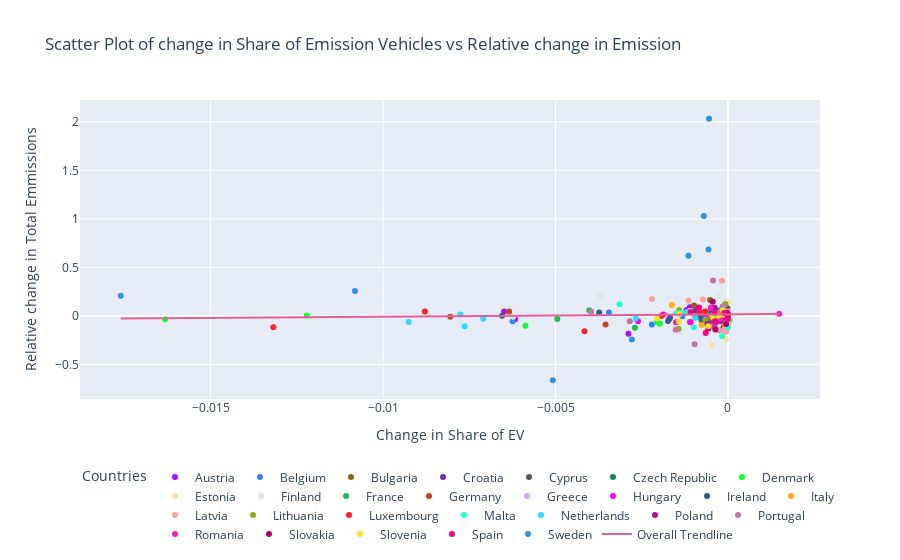

The notebook cell saved with this chart:
### Code cell
# To make sure there are enough different colors for each country
colors = pc.qualitative.Alphabet + pc.qualitative.Dark24 + pc.qualitative.Light24

# Plot the scatter to answer sub question 1
fig = px.scatter(
    df_cleaned,
    x='share_ev_diff',
    y='emmission_norm',
    color='geo',
    labels={'share_ev_diff': 'Change in Share of EV', 'emmission_norm': 'Relative change in Total Emmissions', 'geo':'Countries'},
    trendline='ols',
    title="Scatter Plot of change in Share of Emission Vehicles vs Relative change in Emission",
    color_discrete_sequence=colors,
    trendline_scope='overall'
)

fig.update_layout(
    legend=dict(
        orientation="h",
        yanchor="bottom",
        y=-0.5
    )
)

fig.show()

### Figure 1 — Plotly figure (JSON) as saved in the notebook; plotly's stock layout.template omitted (floating-point values rounded to 4 significant figures; data arrays with more than 128 entries replaced by an {"elided": "..."} marker saying what was removed)
{"data": [{"hovertemplate": "Countries=Austria<br>Change in Share of EV=%{x}<br>Relative change in Total Emmissions=%{y}<extra></extra>", "legendgroup": "Austria", "marker": {"color": "#AA0DFE", "symbol": "circle"}, "mode": "markers", "name": "Austria", "orientation": "v", "showlegend": true, "type": "scatter", "x": [-0.0003392, -0.0008234, -0.001104, -0.001201, -0.001678, -0.002883, -0.00617, -0.006492], "xaxis": "x", "y": [0.04511, 0.00181, 0.09039, 0.0597, -0.01635, -0.1836, -0.03505, 0.04539], "yaxis": "y"}, {"hovertemplate": "Countries=Belgium<br>Change in Share of EV=%{x}<br>Relative change in Total Emmissions=%{y}<extra></extra>", "legendgroup": "Belgium", "marker": {"color": "#3283FE", "symbol": "circle"}, "mode": "markers", "name": "Belgium", "orientation": "v", "showlegend": true, "type": "scatter", "x": [-0.0001851, -0.0003232, -0.0003946, -0.0005599, -0.001321, -0.002206, -0.003451, -0.006244], "xaxis": "x", "y": [0.04333, -0.0119, 0.00359, 0.004128, -0.004398, -0.08905, 0.03414, -0.0555], "yaxis": "y"}, {"hovertemplate": "Countries=Bulgaria<br>Change in Share of EV=%{x}<br>Relative change in Total Emmissions=%{y}<extra></extra>", "legendgroup": "Bulgaria", "marker": {"color": "#85660D", "symbol": "circle"}, "mode": "markers", "name": "Bulgaria", "orientation": "v", "showlegend": true, "type": "scatter", "x": [-9.099e-06, -1.052e-05, -7.02e-05, -0.0001174, -0.0001627, -0.0002555, -0.000516, -0.0009822], "xaxis": "x", "y": [0.07233, -0.07787, 0.02885, -0.08011, -0.02809, -0.1447, 0.1629, 0.1075], "yaxis": "y"}, {"hovertemplate": "Countries=Croatia<br>Change in Share of EV=%{x}<br>Relative change in Total Emmissions=%{y}<extra></extra>", "legendgroup": "Croatia", "marker": {"color": "#782AB6", "symbol": "circle"}, "mode": "markers", "name": "Croatia", "orientation": "v", "showlegend": true, "type": "scatter", "x": [-8.223e-05, -4.2e-05, -2.85e-05, -9.805e-05, -0.0001437, -0.0003316, -0.0009056, -0.0009506], "xaxis": "x", "y": [0.0326, 0.02761, 0.08226, -0.0676, -0.01138, -0.06392, 0.009114, 0.04935], "yaxis": "y"}, {"hovertemplate": "Countries=Cyprus<br>Change in Share of EV=%{x}<br>Relative change in Total Emmissions=%{y}<extra></extra>", "legendgroup": "Cyprus", "marker": {"color": "#565656", "symbol": "circle"}, "mode": "markers", "name": "Cyprus", "orientation": "v", "showlegend": true, "type": "scatter", "x": [-1.581e-05, -3.154e-05, -8.651e-05, -4.181e-05, -8.469e-05, -0.0001234, -0.0001472, -0.0008184], "xaxis": "x", "y": [-0.003227, 0.06896, 0.01672, -0.007018, 0.004282, -0.1071, 0.06156, 0.0197], "yaxis": "y"}, {"hovertemplate": "Countries=Czech Republic<br>Change in Share of EV=%{x}<br>Relative change in Total Emmissions=%{y}<extra></extra>", "legendgroup": "Czech Republic", "marker": {"color": "#1C8356", "symbol": "circle"}, "mode": "markers", "name": "Czech Republic", "orientation": "v", "showlegend": true, "type": "scatter", "x": [-5.311e-05, -4.412e-05, -9.186e-05, -0.000317, -0.0002431, -0.0005052, -0.0001468, -0.0007655], "xaxis": "x", "y": [0.01989, 0.0186, 0.01921, 0.02782, 0.003746, -0.06064, 0.01522, -0.04802], "yaxis": "y"}, {"hovertemplate": "Countries=Denmark<br>Change in Share of EV=%{x}<br>Relative change in Total Emmissions=%{y}<extra></extra>", "legendgroup": "Denmark", "marker": {"color": "#16FF32", "symbol": "circle"}, "mode": "markers", "name": "Denmark", "orientation": "v", "showlegend": true, "type": "scatter", "x": [-0.002057, -0.0002194, 4.366e-05, -0.0004034, -0.001975, -0.005873, -0.01221, -0.01632], "xaxis": "x", "y": [-0.06534, 0.0632, -0.04465, 0.0275, -0.08117, -0.1021, 0.002968, -0.03347], "yaxis": "y"}, {"hovertemplate": "Countries=Estonia<br>Change in Share of EV=%{x}<br>Relative change in Total Emmissions=%{y}<extra></extra>", "legendgroup": "Estonia", "marker": {"color": "#F7E1A0", "symbol": "circle"}, "mode": "markers", "name": "Estonia", "orientation": "v", "showlegend": true, "type": "scatter", "x": [-1.531e-05, 5.405e-06, 3.406e-06, -3.93e-05, -5.861e-05, -0.0004539, -0.0007824, -0.001103], "xaxis": "x", "y": [-0.1172, 0.1398, 0.04853, 0.04346, -0.2369, -0.2993, 0.07457, 0.05038], "yaxis": "y"}, {"hovertemplate": "Countries=Finland<br>Change in Share of EV=%{x}<br>Relative change in Total Emmissions=%{y}<extra></extra>", "legendgroup": "Finland", "marker": {"color": "#E2E2E2", "symbol": "circle"}, "mode": "markers", "name": "Finland", "orientation": "v", "showlegend": true, "type": "scatter", "x": [-8.144e-05, -6.476e-05, -0.0001849, -0.0002679, -0.0006403, -0.0014, -0.003692, -0.006228], "xaxis": "x", "y": [0.02949, 0.1533, -0.007987, 0.211, -0.1447, -0.1691, 0.207, -0.008055], "yaxis": "y"}, {"hovertemplate": "Countries=France<br>Change in Share of EV=%{x}<br>Relative change in Total Emmissions=%{y}<extra></extra>", "legendgroup": "France", "marker": {"color": "#1CBE4F", "symbol": "circle"}, "mode": "markers", "name": "France", "orientation": "v", "showlegend": true, "type": "scatter", "x": [-0.0004192, -0.0005015, -0.0005371, -0.0006225, -0.0008952, -0.002697, -0.00402, -0.004947], "xaxis": "x", "y": [0.02011, 0.01814, 0.03295, -0.05577, 0.003942, -0.1226, 0.05755, -0.03064], "yaxis": "y"}, {"hovertemplate": "Countries=Germany<br>Change in Share of EV=%{x}<br>Relative change in Total Emmissions=%{y}<extra></extra>", "legendgroup": "Germany", "marker": {"color": "#C4451C", "symbol": "circle"}, "mode": "markers", "name": "Germany", "orientation": "v", "showlegend": true, "type": "scatter", "x": [-0.0001509, -0.0001669, -0.0004212, -0.0006081, -0.0011, -0.003549, -0.006343, -0.008049], "xaxis": "x", "y": [0.005325, 0.00301, -0.01388, -0.02433, -0.06348, -0.08929, 0.0443, -0.009662], "yaxis": "y"}, {"hovertemplate": "Countries=Greece<br>Change in Share of EV=%{x}<br>Relative change in Total Emmissions=%{y}<extra></extra>", "legendgroup": "Greece", "marker": {"color": "#DEA0FD", "symbol": "circle"}, "mode": "markers", "name": "Greece", "orientation": "v", "showlegend": true, "type": "scatter", "x": [-7.641e-06, -5.647e-06, -6.173e-06, -1.243e-05, -3.809e-05, -0.0001222, -0.0003843, -0.000516], "xaxis": "x", "y": [-0.06972, -0.0407, 0.04555, -0.03613, -0.08281, -0.1524, 0.05575, 0.02089], "yaxis": "y"}, {"hovertemplate": "Countries=Hungary<br>Change in Share of EV=%{x}<br>Relative change in Total Emmissions=%{y}<extra></extra>", "legendgroup": "Hungary", "marker": {"color": "#FE00FA", "symbol": "circle"}, "mode": "markers", "name": "Hungary", "orientation": "v", "showlegend": true, "type": "scatter", "x": [-5.067e-05, -0.0001218, -0.0003461, -0.0004793, -0.0006759, -0.001079, -0.001874, -0.002606], "xaxis": "x", "y": [0.05087, 0.03067, 0.02913, 0.0134, -0.01723, -0.06557, 0.01326, -0.05489], "yaxis": "y"}, {"hovertemplate": "Countries=Ireland<br>Change in Share of EV=%{x}<br>Relative change in Total Emmissions=%{y}<extra></extra>", "legendgroup": "Ireland", "marker": {"color": "#325A9B", "symbol": "circle"}, "mode": "markers", "name": "Ireland", "orientation": "v", "showlegend": true, "type": "scatter", "x": [-0.0002662, -0.0002653, -0.000484, -0.0008189, -0.0017, -0.001738, -0.003732, -0.00655], "xaxis": "x", "y": [0.05211, 0.01737, 0.02933, -0.00872, -0.0317, -0.05154, 0.03434, 0.001833], "yaxis": "y"}, {"hovertemplate": "Countries=Italy<br>Change in Share of EV=%{x}<br>Relative change in Total Emmissions=%{y}<extra></extra>", "legendgroup": "Italy", "marker": {"color": "#FEAF16", "symbol": "circle"}, "mode": "markers", "name": "Italy", "orientation": "v", "showlegend": true, "type": "scatter", "x": [-3.025e-05, -2.889e-05, -4.463e-05, -0.0001153, -0.0002636, -0.0007618, -0.001628, -0.0009686], "xaxis": "x", "y": [0.02944, -0.002186, 0.04243, -0.07242, -0.00202, -0.09357, 0.1091, -0.003479], "yaxis": "y"}, {"hovertemplate": "Countries=Latvia<br>Change in Share of EV=%{x}<br>Relative change in Total Emmissions=%{y}<extra></extra>", "legendgroup": "Latvia", "marker": {"color": "#F8A19F", "symbol": "circle"}, "mode": "markers", "name": "Latvia", "orientation": "v", "showlegend": true, "type": "scatter", "x": [-2.493e-05, -5.213e-05, -8.962e-05, -0.000172, -0.0002805, -0.0007254, -0.001146, -0.002203], "xaxis": "x", "y": [-0.1007, -0.1625, -0.1308, 0.361, -0.142, 0.1689, 0.1578, 0.1748], "yaxis": "y"}, {"hovertemplate": "Countries=Lithuania<br>Change in Share of EV=%{x}<br>Relative change in Total Emmissions=%{y}<extra></extra>", "legendgroup": "Lithuania", "marker": {"color": "#90AD1C", "symbol": "circle"}, "mode": "markers", "name": "Lithuania", "orientation": "v", "showlegend": true, "type": "scatter", "x": [-7.779e-05, -0.0001398, -0.0001805, -0.0002184, -0.0002562, -0.0006502, -0.001417, -0.001428], "xaxis": "x", "y": [0.1234, 0.05841, 0.05179, 0.04902, -0.004954, -0.03922, 0.0603, -0.1335], "yaxis": "y"}, {"hovertemplate": "Countries=Luxembourg<br>Change in Share of EV=%{x}<br>Relative change in Total Emmissions=%{y}<extra></extra>", "legendgroup": "Luxembourg", "marker": {"color": "#F6222E", "symbol": "circle"}, "mode": "markers", "name": "Luxembourg", "orientation": "v", "showlegend": true, "type": "scatter", "x": [-0.0001164, -0.0002303, -0.0006531, -0.0008177, -0.00193, -0.004159, -0.008786, -0.01318], "xaxis": "x", "y": [-0.02016, -0.01754, 0.04649, 0.04533, -0.000646, -0.157, 0.04506, -0.1171], "yaxis": "y"}, {"hovertemplate": "Countries=Malta<br>Change in Share of EV=%{x}<br>Relative change in Total Emmissions=%{y}<extra></extra>", "legendgroup": "Malta", "marker": {"color": "#1CFFCE", "symbol": "circle"}, "mode": "markers", "name": "Malta", "orientation": "v", "showlegend": true, "type": "scatter", "x": [-0.0001667, -9.748e-07, -0.0001529, -0.001361, -0.001192, -0.0009926, -0.0015, -0.003142], "xaxis": "x", "y": [-0.2106, -0.1191, 0.08421, 0.03366, 0.03818, -0.1163, 0.02525, 0.1198], "yaxis": "y"}, {"hovertemplate": "Countries=Netherlands<br>Change in Share of EV=%{x}<br>Relative change in Total Emmissions=%{y}<extra></extra>", "legendgroup": "Netherlands", "marker": {"color": "#2ED9FF", "symbol": "circle"}, "mode": "markers", "name": "Netherlands", "orientation": "v", "showlegend": true, "type": "scatter", "x": [-0.000377, -0.0004368, -0.000942, -0.002671, -0.007095, -0.007633, -0.007757, -0.009256], "xaxis": "x", "y": [0.03744, 0.004638, -0.01811, -0.02715, -0.02821, -0.1076, 0.01384, -0.06248], "yaxis": "y"}, {"hovertemplate": "Countries=Poland<br>Change in Share of EV=%{x}<br>Relative change in Total Emmissions=%{y}<extra></extra>", "legendgroup": "Poland", "marker": {"color": "#B10DA1", "symbol": "circle"}, "mode": "markers", "name": "Poland", "orientation": "v", "showlegend": true, "type": "scatter", "x": [-4.51e-06, -6.433e-06, -2.792e-05, -0.0001051, -0.0001013, -0.0002127, -0.0003862, -0.0005893], "xaxis": "x", "y": [0.01066, 0.02071, 0.03207, 0.01041, -0.01031, -0.05191, 0.08285, -0.083], "yaxis": "y"}, {"hovertemplate": "Countries=Portugal<br>Change in Share of EV=%{x}<br>Relative change in Total Emmissions=%{y}<extra></extra>", "legendgroup": "Portugal", "marker": {"color": "#C075A6", "symbol": "circle"}, "mode": "markers", "name": "Portugal", "orientation": "v", "showlegend": true, "type": "scatter", "x": [-0.000153, -0.0001953, -0.0004311, -0.0009667, -0.001438, -0.001515, -0.002847, -0.003966], "xaxis": "x", "y": [0.09653, 0.04348, 0.3645, -0.2909, -0.06081, -0.1417, -0.05489, 0.04268], "yaxis": "y"}, {"hovertemplate": "Countries=Romania<br>Change in Share of EV=%{x}<br>Relative change in Total Emmissions=%{y}<extra></extra>", "legendgroup": "Romania", "marker": {"color": "#FC1CBF", "symbol": "circle"}, "mode": "markers", "name": "Romania", "orientation": "v", "showlegend": true, "type": "scatter", "x": [-0.0001917, -0.0004106, -0.0004983, 0.001487, -0.0002344, -0.0003924, -0.0008359, -0.001506], "xaxis": "x", "y": [-0.003843, -0.06237, 0.08447, 0.022, -0.03296, -0.115, 0.08655, -0.06496], "yaxis": "y"}, {"hovertemplate": "Countries=Slovakia<br>Change in Share of EV=%{x}<br>Relative change in Total Emmissions=%{y}<extra></extra>", "legendgroup": "Slovakia", "marker": {"color": "#B00068", "symbol": "circle"}, "mode": "markers", "name": "Slovakia", "orientation": "v", "showlegend": true, "type": "scatter", "x": [-9.36e-06, -2.598e-05, -8.571e-05, -0.0001634, -5.697e-05, -0.0003641, -0.0004402, -0.0005694], "xaxis": "x", "y": [0.0164, 0.01607, 0.03158, 0.01594, -0.08449, -0.1395, 0.1459, -0.131], "yaxis": "y"}, {"hovertemplate": "Countries=Slovenia<br>Change in Share of EV=%{x}<br>Relative change in Total Emmissions=%{y}<extra></extra>", "legendgroup": "Slovenia", "marker": {"color": "#FBE426", "symbol": "circle"}, "mode": "markers", "name": "Slovenia", "orientation": "v", "showlegend": true, "type": "scatter", "x": [-0.0001425, -0.0001498, -0.00028, -0.0004474, -0.0005703, -0.00142, -0.001416, -0.002054], "xaxis": "x", "y": [0.01278, 0.0595, 0.000827, -0.01064, -0.1063, -0.05656, 0.01986, -0.0275], "yaxis": "y"}, {"hovertemplate": "Countries=Spain<br>Change in Share of EV=%{x}<br>Relative change in Total Emmissions=%{y}<extra></extra>", "legendgroup": "Spain", "marker": {"color": "#FA0087", "symbol": "circle"}, "mode": "markers", "name": "Spain", "orientation": "v", "showlegend": true, "type": "scatter", "x": [-0.000106, -5.167e-06, -0.0003813, -5.935e-06, -0.000387, -0.0006458, -0.0008542, -0.001083], "xaxis": "x", "y": [0.03019, -0.03091, 0.03349, -0.01226, -0.057, -0.1764, 0.08352, 0.03962], "yaxis": "y"}, {"hovertemplate": "Countries=Sweden<br>Change in Share of EV=%{x}<br>Relative change in Total Emmissions=%{y}<extra></extra>", "legendgroup": "Sweden", "marker": {"color": "#2E91E5", "symbol": "circle"}, "mode": "markers", "name": "Sweden", "orientation": "v", "showlegend": true, "type": "scatter", "x": [-0.0005472, -0.0005632, -0.0006997, -0.001146, -0.002787, -0.005077, -0.01081, -0.0176], "xaxis": "x", "y": [2.032, 0.6844, 1.029, 0.62, -0.2419, -0.6635, 0.2563, 0.2084], "yaxis": "y"}, {"hovertemplate": "<b>OLS trendline</b><br>emmission_norm = 2.5504 * share_ev_diff + 0.0170597<br>R<sup>2</sup>=0.001222<br><br>Change in Share of EV=%{x}<br>Relative change in Total Emmissions=%{y} <b>(trend)</b><extra></extra>", "legendgroup": "Overall Trendline", "line": {"color": "#E15F99"}, "mode": "lines", "name": "Overall Trendline", "showlegend": true, "type": "scatter", "x": {"elided": "216 float values"}, "xaxis": "x", "y": {"elided": "216 float values"}, "yaxis": "y"}], "layout": {"legend": {"orientation": "h", "title": {"text": "Countries"}, "tracegroupgap": 0, "y": -0.5, "yanchor": "bottom"}, "title": {"text": "Scatter Plot of change in Share of Emission Vehicles vs Relative change in Emission"}, "xaxis": {"anchor": "y", "domain": [0, 1], "title": {"text": "Change in Share of EV"}}, "yaxis": {"anchor": "x", "domain": [0, 1], "title": {"text": "Relative change in Total Emmissions"}}}}
